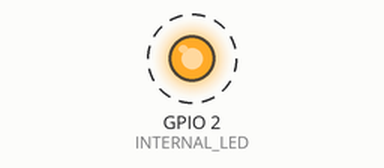
Recording of a sketch running on a simulated ESP32. Parts: output pins drawn as LEDs (lit = HIGH). Dashed ring = blinking. What the sketch prints to the serial monitor is not drawn.

Above: at 0.5 s.
Timing chart, 0 to 4.6 s (numbered marks = the images above):
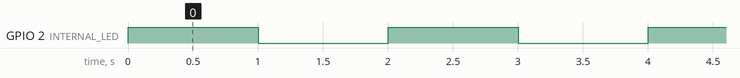

The sketch:

firstBlink.ino
```cpp
// Biasanya LED bawaan ESP32 terhubung ke GPIO 2
#define INTERNAL_LED 2

void setup() {
  // Mengatur pin LED sebagai Output
  pinMode(INTERNAL_LED, OUTPUT);

  // Bonus: Tes Serial Monitor (biar bisa 'ngobrol' sama laptop)
  Serial.begin(115200);
  Serial.println("Tes ESP32 dimulai!");
}

void loop() {
  digitalWrite(INTERNAL_LED, HIGH);  // Nyalakan lampu
  Serial.println("Lampu Nyala");     // Kirim pesan ke laptop
  delay(1000);                       // Tunggu 1000ms (1 detik)

  digitalWrite(INTERNAL_LED, LOW);   // Matikan lampu
  Serial.println("Lampu Mati");      // Kirim pesan ke laptop
  delay(1000);                       // Tunggu 1 detik
}
```

Measured:
- by itself, GPIO 2 (INTERNAL_LED): alternates HIGH for 1.0 s and LOW for 1.0 s
